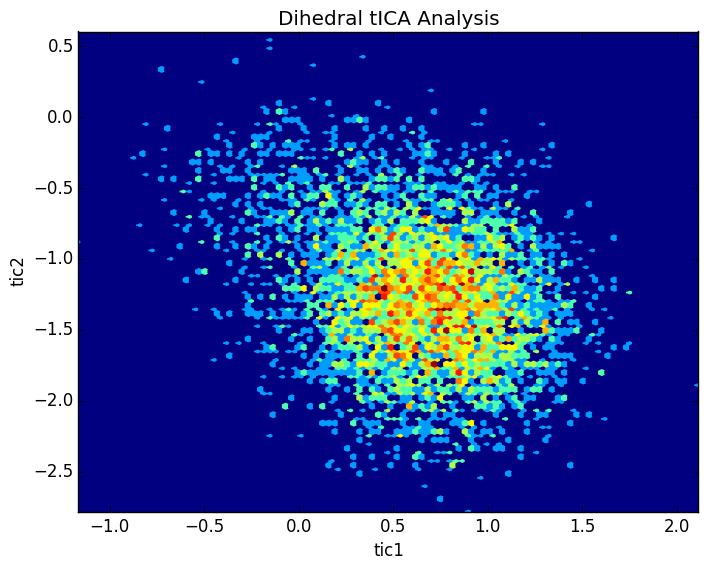

This chart was generated by the following Python code:
import matplotlib
matplotlib.use('Agg')

import pyemma
import pyemma.coordinates as coor
import pyemma.plots as mplt

import numpy as np
import mdtraj as md
import matplotlib.pyplot as plt

from glob import glob
import os

# Source directory for MEK simulations
source_directory = '/cbio/jclab/projects/fah/fah-data/munged/no-solvent/10488'

################################################################################
# Load reference topology
################################################################################

print ('loading reference topology...')
reference_pdb_filename = 'reference.pdb'
reference_trajectory = os.path.join(source_directory, 'run0-clone0.h5')
traj = md.load(reference_trajectory)
traj[0].save_pdb(reference_pdb_filename)

################################################################################
# Initialize featurizer
################################################################################

print('Initializing backbone torsions featurizer...')
featurizer = coor.featurizer(reference_pdb_filename)
featurizer.add_chi1_torsions()

################################################################################
# Define coordinates source
################################################################################

trajectory_files = glob(os.path.join(source_directory, '*0.h5'))
coordinates_source = coor.source(trajectory_files,featurizer)
print("There are %d frames total in %d trajectories." % (coordinates_source.n_frames_total(), coordinates_source.number_of_trajectories()))

################################################################################
# Do tICA
################################################################################

print('tICA...')
running_tica = coor.tica(lag=1600, dim=100)
coor.pipeline([coordinates_source,running_tica])

################################################################################
# Make eigenvalues plot
################################################################################

plt.clf()
eigenvalues = (running_tica.eigenvalues)**2

sum_eigenvalues = np.sum(eigenvalues[0:1])

print "This is the sum of the first two eigenvalues: %s." % sum_eigenvalues

plt.plot(eigenvalues)

plt.savefig('eigenvalues.png')

################################################################################
# Make tics plot
################################################################################

plt.clf()
tics = running_tica.get_output()[0]

plt.hexbin(tics[:,0], tics[:, 1], bins='log')
plt.title("Dihedral tICA Analysis")
plt.xlabel("tic1")
plt.ylabel("tic2")

plt.savefig("pyemma-finding4-mek.png", bbox_inches="tight")
